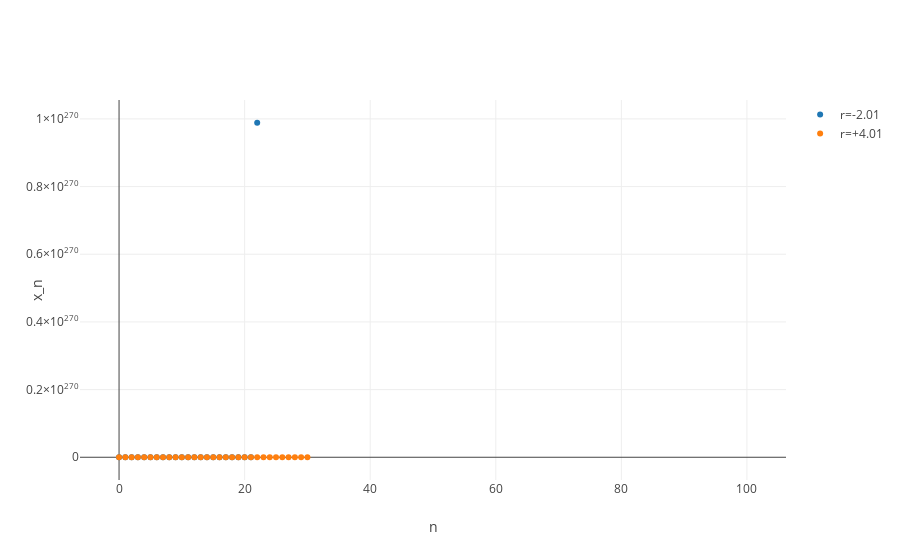

The code cell stored with this chart in its notebook:
### Markdown cell above
It appears that for $r<0$ the logistic map oscillates around $0$. The oscillation amplitude increases with $-r$.

### Code cell
x1 = logistic_map(0.1, -2.01, 100)
x2 = logistic_map(0.1, +4.01, 100)

figure = go.Figure(data=[
    go.Scatter(x=np.arange(len(x1)), y=x1, mode='markers', name='r=-2.01'),
    go.Scatter(x=np.arange(len(x2)), y=x2, mode='markers', name='r=+4.01')
], layout=go.Layout(
    showlegend=True,
    xaxis=dict(title='n'),
    yaxis=dict(title='x_n')
))

py.iplot(figure)

### Figure 1 — Plotly figure (JSON) as saved in the notebook; plotly's stock layout.template omitted (floating-point values rounded to 4 significant figures)
{"data": [{"mode": "markers", "name": "r=-2.01", "type": "scatter", "uid": "7e173057-9f35-4e25-842e-c7b1370663e6", "x": [0, 1, 2, 3, 4, 5, 6, 7, 8, 9, 10, 11, 12, 13, 14, 15, 16, 17, 18, 19, 20, 21, 22, 23, 24, 25, 26, 27, 28, 29, 30, 31, 32, 33, 34, 35, 36, 37, 38, 39, 40, 41, 42, 43, 44, 45, 46, 47, 48, 49, 50, 51, 52, 53, 54, 55, 56, 57, 58, 59, 60, 61, 62, 63, 64, 65, 66, 67, 68, 69, 70, 71, 72, 73, 74, 75, 76, 77, 78, 79, 80, 81, 82, 83, 84, 85, 86, 87, 88, 89, 90, 91, 92, 93, 94, 95, 96, 97, 98, 99, 100], "y": [0.1, -0.1809, 0.4294, -0.4925, 1.477, 1.418, 1.19, 0.4539, -0.4982, 1.5, 1.509, 1.544, 1.686, 2.326, 6.202, 64.85, 8322.0, 139200000.0, 38944244331863940, 3.048e+33, 1.868e+67, 7.013e+134, 9.886e+269, null, null, null, null, null, null, null, null, null, null, null, null, null, null, null, null, null, null, null, null, null, null, null, null, null, null, null, null, null, null, null, null, null, null, null, null, null, null, null, null, null, null, null, null, null, null, null, null, null, null, null, null, null, null, null, null, null, null, null, null, null, null, null, null, null, null, null, null, null, null, null, null, null, null, null, null, null, null]}, {"mode": "markers", "name": "r=+4.01", "type": "scatter", "uid": "714e6b8c-f8d5-4536-937f-083105d1b3d3", "x": [0, 1, 2, 3, 4, 5, 6, 7, 8, 9, 10, 11, 12, 13, 14, 15, 16, 17, 18, 19, 20, 21, 22, 23, 24, 25, 26, 27, 28, 29, 30, 31, 32, 33, 34, 35, 36, 37, 38, 39, 40, 41, 42, 43, 44, 45, 46, 47, 48, 49, 50, 51, 52, 53, 54, 55, 56, 57, 58, 59, 60, 61, 62, 63, 64, 65, 66, 67, 68, 69, 70, 71, 72, 73, 74, 75, 76, 77, 78, 79, 80, 81, 82, 83, 84, 85, 86, 87, 88, 89, 90, 91, 92, 93, 94, 95, 96, 97, 98, 99, 100], "y": [0.1, 0.3609, 0.9249, 0.2785, 0.8058, 0.6276, 0.9372, 0.2361, 0.7232, 0.8028, 0.6348, 0.9296, 0.2624, 0.776, 0.6969, 0.847, 0.5197, 1.001, -0.003779, -0.01521, -0.06193, -0.2637, -1.336, -12.52, -678.9, -1851000.0, -13740000000000.0, -7.566e+26, -2.295e+54, -2.113e+109, -1.79e+219, null, null, null, null, null, null, null, null, null, null, null, null, null, null, null, null, null, null, null, null, null, null, null, null, null, null, null, null, null, null, null, null, null, null, null, null, null, null, null, null, null, null, null, null, null, null, null, null, null, null, null, null, null, null, null, null, null, null, null, null, null, null, null, null, null, null, null, null, null, null]}], "layout": {"showlegend": true, "xaxis": {"title": "n"}, "yaxis": {"title": "x_n"}}}
